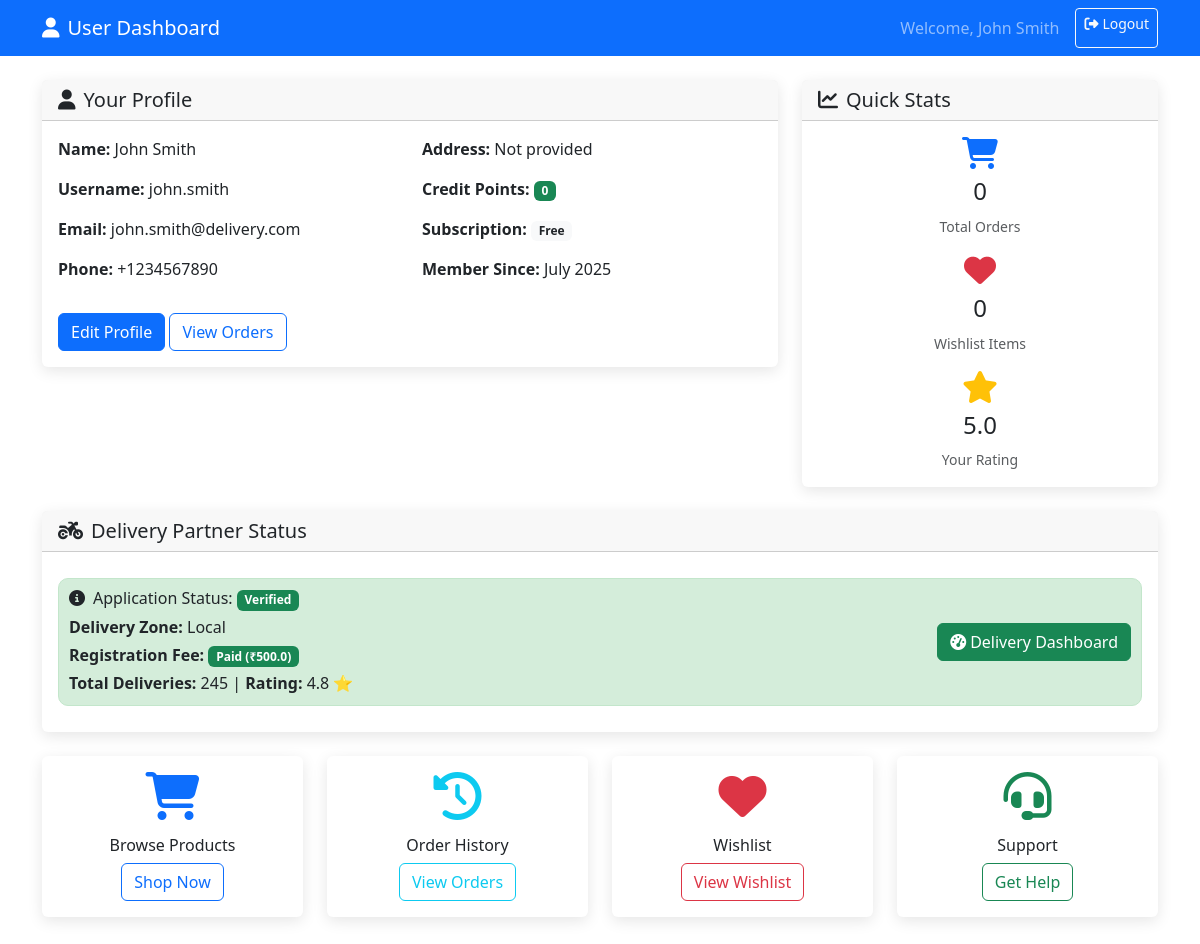
The app's page /user/dashboard (signed in) with its own data.
### models.py (models this page shows, shortened)
class User(db.Model):
    __tablename__ = 'users'
    id = db.Column(db.Integer, primary_key=True)
    username = db.Column(db.String(80), unique=True, nullable=False)
    email = db.Column(db.String(120), unique=True, nullable=False)
    password_hash = db.Column(db.String(256))
    full_name = db.Column(db.String(200))
    profile_photo = db.Column(db.String(500))
    phone_number = db.Column(db.String(15))
    address = db.Column(db.Text)
    is_online = db.Column(db.Boolean, default=False)
    last_seen = db.Column(db.DateTime, default=datetime.utcnow)
    role = db.Column(db.String(20), default='user')  # user, manager, admin, super_admin
    business_id = db.Column(db.Integer, db.ForeignKey('businesses.id'))
    credit_points = db.Column(db.Integer, default=0)
    subscription_plan = db.Column(db.String(50), default='free')
    custom_homepage = db.Column(db.Boolean, default=False)
    created_at = db.Column(db.DateTime, default=datetime.utcnow)
    updated_at = db.Column(db.DateTime, default=datetime.utcnow, onupdate=datetime.utcnow)
    reviews = db.relationship('Review', backref='user', lazy=True)
    likes = db.relationship('Like', backref='user', lazy=True)
    comments = db.relationship('Comment', backref='user', lazy=True)
    followers = db.relationship('Follow', foreign_keys='Follow.followed_id', backref='followed', lazy='dynamic')
    following = db.relationship('Follow', foreign_keys='Follow.follower_id', backref='follower', lazy='dynamic')

class DeliveryProfile(db.Model):
    __tablename__ = 'delivery_profiles'
    id = db.Column(db.Integer, primary_key=True)
    user_id = db.Column(db.Integer, db.ForeignKey('users.id'), nullable=False, unique=True)
    business_id = db.Column(db.Integer, db.ForeignKey('businesses.id'), nullable=True)  # If assigned to specific business
    driving_license = db.Column(db.String(100))
    aadhar_number = db.Column(db.String(20))
    emergency_contact = db.Column(db.String(15))
    delivery_zone = db.Column(db.String(20), default='local')  # local, outdoor
    is_available = db.Column(db.Boolean, default=False)
    rating = db.Column(db.Float, default=5.0)
    total_deliveries = db.Column(db.Integer, default=0)
    status = db.Column(db.String(20), default='pending')  # pending, active, inactive, suspended
    verification_status = db.Column(db.String(20), default='pending')
    registration_fee_paid = db.Column(db.Boolean, default=False)
    registration_fee_amount = db.Column(db.Float, default=500.00)
    payment_reference = db.Column(db.String(100))
    approved_by = db.Column(db.Integer, db.ForeignKey('users.id'))
    created_at = db.Column(db.DateTime, default=datetime.utcnow)
    updated_at = db.Column(db.DateTime, default=datetime.utcnow, onupdate=datetime.utcnow)
    user = db.relationship('User', foreign_keys=[user_id], backref='delivery_profile')
    business = db.relationship('Business', backref='delivery_staff')
    vehicles = db.relationship('DeliveryVehicle', backref='delivery_profile', lazy=True, foreign_keys='DeliveryVehicle.delivery_profile_id')
    deliveries = db.relationship('DeliveryAssignment', backref='delivery_profile', lazy=True, foreign_keys='DeliveryAssignment.delivery_profile_id')

### routes.py (the view)
@app.route('/user/dashboard')
def user_dashboard():
    if 'user_id' not in session:
        flash('Please log in to access your dashboard.', 'error')
        return redirect(url_for('user_login'))
    user_id = session['user_id']
    user = User.query.get(user_id)
    delivery_profile = DeliveryProfile.query.filter_by(user_id=user_id).first()
    return render_template('user_dashboard.html', user=user, delivery_profile=delivery_profile)

### templates/user_dashboard.html (shortened to what this page needs)
<!DOCTYPE html>
<html lang="en">
<head>
    <link href="https://cdn.jsdelivr.net/npm/bootstrap@5.3.2/dist/css/bootstrap.min.css" rel="stylesheet">
    <link href="https://cdnjs.cloudflare.com/ajax/libs/font-awesome/6.4.0/css/all.min.css" rel="stylesheet">
</head>
<body>
    <nav class="navbar navbar-expand-lg navbar-dark bg-primary">
        <div class="container">
            <a class="navbar-brand" href="#">
                <i class="fas fa-user me-2"></i>User Dashboard
            </a>
            <div class="navbar-nav ms-auto">
                <span class="navbar-text me-3">
                    Welcome, {{ user.full_name }}
                </span>
                <a href="{{ url_for('user_logout') }}" class="btn btn-outline-light btn-sm">
                    <i class="fas fa-sign-out-alt me-1"></i>Logout
                </a>
            </div>
        </div>
    </nav>
    <div class="container mt-4">
        <div class="row mb-4">
            <div class="col-lg-8">
                <div class="card dashboard-card">
                    <div class="card-header">
                        <h5 class="mb-0"><i class="fas fa-user me-2"></i>Your Profile</h5>
                    </div>
                    <div class="card-body">
                        <div class="row">
                            <div class="col-md-6">
                                <p><strong>Name:</strong> {{ user.full_name }}</p>
                                <p><strong>Username:</strong> {{ user.username }}</p>
                                <p><strong>Email:</strong> {{ user.email }}</p>
                                <p><strong>Phone:</strong> {{ user.phone_number or 'Not provided' }}</p>
                            </div>
                            <div class="col-md-6">
                                <p><strong>Address:</strong> {{ user.address or 'Not provided' }}</p>
                                <p><strong>Credit Points:</strong> <span class="badge bg-success">{{ user.credit_points }}</span></p>
                                <p><strong>Subscription:</strong>
                                    <span class="badge bg-{% if user.subscription_plan == 'platinum' %}info{% elif user.subscription_plan == 'gold' %}warning{% elif user.subscription_plan == 'silver' %}secondary{% else %}light text-dark{% endif %}">
                                        {{ user.subscription_plan.title() }}
                                    </span>
                                </p>
                                <p><strong>Member Since:</strong> {{ user.created_at.strftime('%B %Y') if user.created_at else 'N/A' }}</p>
                            </div>
                        </div>
                        <div class="mt-3">
                            <a href="#" class="btn btn-primary">Edit Profile</a>
                            <a href="#" class="btn btn-outline-primary">View Orders</a>
                        </div>
                    </div>
                </div>
            </div>
            <div class="col-lg-4">
                <div class="card dashboard-card">
                    <div class="card-header">
                        <h5 class="mb-0"><i class="fas fa-chart-line me-2"></i>Quick Stats</h5>
                    </div>
                    <div class="card-body text-center">
                        <div class="mb-3">
                            <i class="fas fa-shopping-cart fa-2x text-primary mb-2"></i>
                            <h4>0</h4>
                            <small class="text-muted">Total Orders</small>
                        </div>
                        <div class="mb-3">
                            <i class="fas fa-heart fa-2x text-danger mb-2"></i>
                            <h4>0</h4>
                            <small class="text-muted">Wishlist Items</small>
                        </div>
                        <div>
                            <i class="fas fa-star fa-2x text-warning mb-2"></i>
                            <h4>5.0</h4>
                            <small class="text-muted">Your Rating</small>
                        </div>
                    </div>
                </div>
            </div>
        </div>
        <div class="row mb-4">
            <div class="col-12">
                <div class="card dashboard-card">
                    <div class="card-header d-flex justify-content-between align-items-center">
                        <h5 class="mb-0"><i class="fas fa-motorcycle me-2"></i>Delivery Partner Status</h5>
                    </div>
                    <div class="card-body">
                        {% if delivery_profile %}
                            <div class="delivery-status status-{{ delivery_profile.verification_status }}">
                                <div class="row align-items-center">
                                    <div class="col-md-8">
                                        <h6 class="mb-1">
                                            <i class="fas fa-info-circle me-2"></i>Application Status:
                                            <span class="badge bg-{% if delivery_profile.verification_status == 'verified' %}success{% elif delivery_profile.verification_status == 'pending' %}warning{% else %}danger{% endif %}">
                                                {{ delivery_profile.verification_status.title() }}
                                            </span>
                                        </h6>
                                        <p class="mb-1">
                                            <strong>Delivery Zone:</strong> {{ delivery_profile.delivery_zone.title() }}
                                        </p>
                                        <p class="mb-1">
                                            <strong>Registration Fee:</strong>
                                            {% if delivery_profile.registration_fee_paid %}
                                                <span class="badge bg-success">Paid (₹{{ delivery_profile.registration_fee_amount }})</span>
                                            {% else %}
                                                <span class="badge bg-danger">Pending (₹{{ delivery_profile.registration_fee_amount }})</span>
                                            {% endif %}
                                        </p>
                                        {% if delivery_profile.verification_status == 'verified' %}
                                            <p class="mb-0">
                                                <strong>Total Deliveries:</strong> {{ delivery_profile.total_deliveries }} |
                                                <strong>Rating:</strong> {{ "%.1f"|format(delivery_profile.rating) }} ⭐
                                            </p>
                                        {% endif %}
                                    </div>
                                    <div class="col-md-4 text-end">
                                        {% if delivery_profile.verification_status == 'verified' %}
                                            <a href="{{ url_for('delivery_dashboard') }}" class="btn btn-success">
                                                <i class="fas fa-tachometer-alt me-1"></i>Delivery Dashboard
                                            </a>
                                        {% else %}
                                            <button class="btn btn-danger" disabled>
                                                <i class="fas fa-times me-1"></i>Application Rejected
                                            </button>
                                        {% endif %}
                                    </div>
                                </div>
                            </div>
                        {% endif %}
                    </div>
                </div>
            </div>
        </div>
        <div class="row mb-4">
            <div class="col-lg-3 col-md-6 mb-3">
                <div class="card dashboard-card text-center">
                    <div class="card-body">
                        <i class="fas fa-shopping-cart fa-3x text-primary mb-3"></i>
                        <h6>Browse Products</h6>
                        <a href="/#products" class="btn btn-outline-primary">Shop Now</a>
                    </div>
                </div>
            </div>
            <div class="col-lg-3 col-md-6 mb-3">
                <div class="card dashboard-card text-center">
                    <div class="card-body">
                        <i class="fas fa-history fa-3x text-info mb-3"></i>
                        <h6>Order History</h6>
                        <a href="#" class="btn btn-outline-info">View Orders</a>
                    </div>
                </div>
            </div>
            <div class="col-lg-3 col-md-6 mb-3">
                <div class="card dashboard-card text-center">
                    <div class="card-body">
                        <i class="fas fa-heart fa-3x text-danger mb-3"></i>
                        <h6>Wishlist</h6>
                        <a href="#" class="btn btn-outline-danger">View Wishlist</a>
                    </div>
                </div>
            </div>
            <div class="col-lg-3 col-md-6 mb-3">
                <div class="card dashboard-card text-center">
                    <div class="card-body">
                        <i class="fas fa-headset fa-3x text-success mb-3"></i>
                        <h6>Support</h6>
                        <a href="#" class="btn btn-outline-success">Get Help</a>
                    </div>
                </div>
            </div>
        </div>
    </div>
</body>
</html>

### templates/user_dashboard.html (style rules this page uses)
.dashboard-card { transition: transform 0.3s ease; border: none; box-shadow: 0 4px 15px rgba(0,0,0,0.1); }
.delivery-status { padding: 10px; border-radius: 10px; margin: 10px 0; }
.status-verified { background-color: #d4edda; border: 1px solid #c3e6cb; }

### records on screen
User: full_name "John Smith", username "john.smith", email "john.smith@delivery.com", phone_number "+1234567890", address "Not provided", credit_points "0", subscription_plan "Free", created_at "July 2025"
DeliveryProfile: verification_status "Verified", delivery_zone "Local", registration_fee_amount "500.0", total_deliveries "245", rating "4.8"
